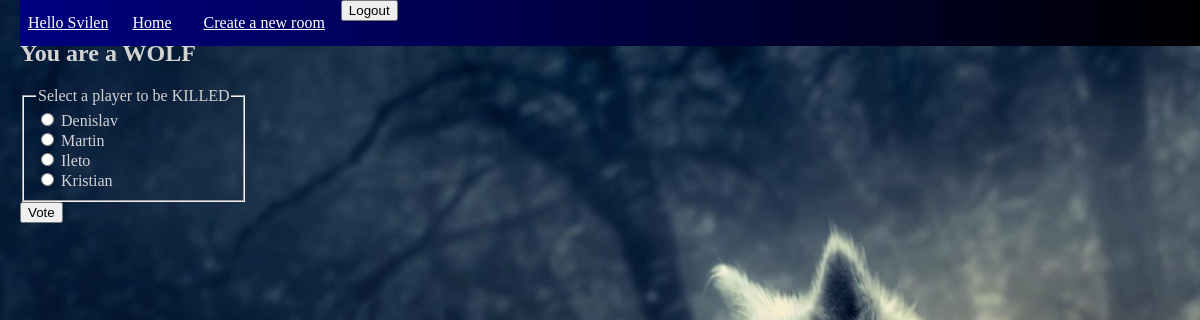
The app's page /night_phase/25 (signed in) with its own data.
### wolfs_game/models.py (models this page shows, shortened)
class Player(models.Model):
    user = models.OneToOneField(User, on_delete=models.DO_NOTHING)
    player_character = models.ForeignKey(Character, on_delete=models.DO_NOTHING)
    is_alive = models.BooleanField(default=True)
    room = models.ForeignKey(Room, on_delete=models.DO_NOTHING)

### wolfs_game/views.py (the view)
# urls.py: path('night_phase/<int:pk>', night_phase_selector, name='night-phase'),
def night_phase_selector(request, pk):
    current_game = get_object_or_404(Game, pk=pk)
    if current_game.is_next_round_active:
        return night_phase(request, pk)
    else:
        return game(request, pk)

### wolfs_game/views.py (called while the page is built, shortened)
def night_phase(request, pk):
    user = request.user
    current_game = get_object_or_404(Game, pk=pk)
    player = Player.objects.get(user=user)
    if not player.is_alive:
        return redirect('game', pk=pk)
    context = {
        "current_game": current_game
    }
    if player.player_character.role == "Wolf":
        if request.method == "POST":
            selected_player_id = request.POST.get('wolf_vote')
            selected_player = Player.objects.get(pk=selected_player_id)
            current_game.wolf_votes.add(selected_player)
            return redirect('game', pk=pk)
        else:
            return render(request, 'wolf.html', context)
    else:
        players = current_game.all_players
        context['players'] = players
        return render(request, 'village_man.html', context)

### templates/wolf.html (shortened to what this page needs)
{% extends 'base.html' %}
{% block content %}
    <h2>You are a WOLF</h2>
    <form method="post">
        <fieldset>
            <legend>Select a player to be KILLED</legend>
            {% for good_player in current_game.good_players.all %}
                {% if good_player.is_alive %}
                    <input type="radio" id="player_{{ good_player.id }}" name="wolf_vote" value="{{ good_player.id }}">
                    <label for="player_{{ good_player.id }}">{{ good_player.user.first_name }}</label><br>
                {% endif %}
            {% endfor %}
        </fieldset>
        <button type="submit">Vote</button>
    </form>
{% endblock %}

### templates/base.html (shortened to what this page needs)
{% load static %}
<!doctype html>
<html lang="en">
<head>
    <link rel="stylesheet" type="text/css" href="{% static 'style.css' %}">
</head>
<header>
    <div class="navigation">
        <ul>
            {% if user.is_authenticated %}
                <li><a href="#" class="username">Hello {{ user.first_name }}</a></li>
                <li><a href="{% url 'index' %}">Home</a></li>
                <li><a href="{% url 'create-room' %}">Create a new room</a></li>
                <li>
                    <form action="{% url 'logout' %}" method="post">
                        <button type="submit" class="logout-btn">Logout</button>
                    </form>
                </li>
            {% else %}
                <li><a href="{% url 'login-user' %}">Login</a></li>
                <li><a href="{% url 'create-user' %}">New User</a></li>
            {% endif %}
        </ul>
    </div>
</header>
<body>
<div class="content">
    {% block content %}
    {% endblock %}
</div>
</body>
</html>

### staticfiles/style.css (style rules this page uses)
body { display: flex; height: 100vh; margin: 20px; color: lightgray; background-image: url('/staticfiles/background.jpg'); background-size: cover; background-repeat: no-repeat; background-position: center; }
.navigation { background: linear-gradient(to right, navy, black); width: 100%; margin: 0; padding: 0; position: fixed; top: 0; }
.navigation ul { list-style-type: none; margin: 0; padding: 0; overflow: hidden; width: 100%; font-family: "Comic Sans MS"; }
.navigation li { float: left; }
.navigation li a { color: white; display: block; padding: 14px 16px; background-color: transparent; border-radius: 20px; transition: border 0.3s, transform 0.3s; text-underline: none; }
.navigation li a.username { padding: 14px 8px; }

### records on screen
Player: user.first_name "Denislav"
Player: user.first_name "Martin"
Player: user.first_name "Ileto"
Player: user.first_name "Kristian"

### other values on screen
{{ user.first_name }} "Svilen"
